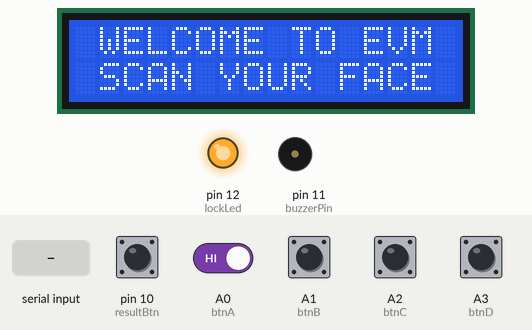
Simulated run of this sketch. Board: Arduino Uno, built with avr-gcc and run on an emulated ATmega328P. Shown: 16×2 character LCD, output pins drawn as LEDs (lit = HIGH), buzzer (waves = sounding). Inputs (shaded band) come from the test bench; at power-on: A0 (btnA), A1 (btnB), A2 (btnC), A3 (btnD), pin 10 (resultBtn) HIGH.

Above: at 1.2 s.
1.3 s: "U" received over Serial
At 2.3 s:
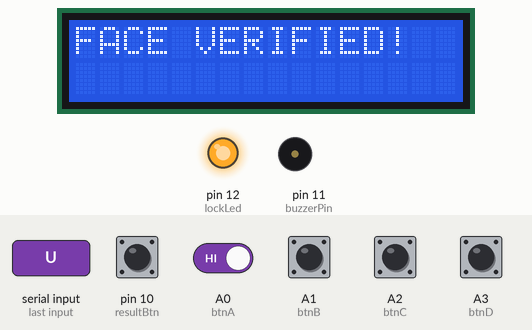
4.3 s: "D" received over Serial
7.3 s: pin 10 (resultBtn) pulled LOW for 3.2 s
At 9.7 s:
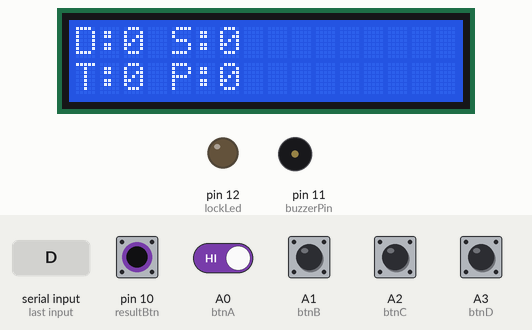
15.0 s: pin 10 (resultBtn) driven LOW and A0 (btnA) driven LOW
At 18.7 s:
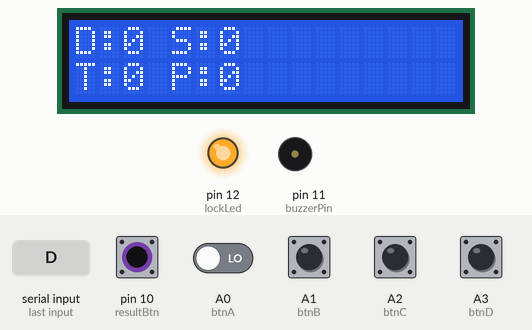
Timing chart, 0 to 19.0 s (numbered marks = the images above; inputs shaded):
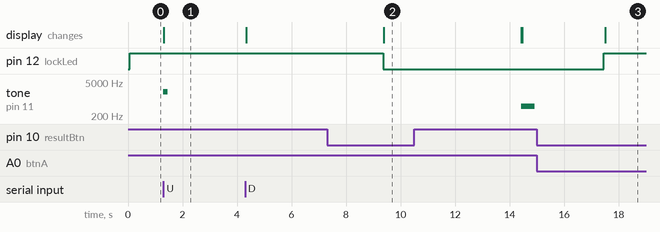

Measured:
- after the input at 1.3 s, tone on pin 11 (buzzerPin): silent → 2000 Hz at once, → silent 0.15 s later; the display: changes at once (image 1)
- after the input at 7.3 s, pin 12 (lockLed): goes on until 9.4 s, then stays LOW; the display: changes after 2.1 s (image 2)
- after the input at 15.0 s, the display: changes after 2.5 s (image 3)

The sketch:

voting_face_detection.ino
```cpp
#include <Wire.h>
#include <LiquidCrystal_I2C.h>

LiquidCrystal_I2C lcd(0x27, 16, 2);

const int btnA = A0;
const int btnB = A1;
const int btnC = A2;
const int btnD = A3;
const int resultBtn = 10;
const int buzzerPin = 11;
const int lockLed = 12;

long voteA = 0, voteB = 0, voteC = 0, voteD = 0;

enum State { LOCKED, READY_TO_VOTE };
State currentState = LOCKED;

void setup() {
  Serial.begin(9600);

  pinMode(btnA, INPUT_PULLUP);
  pinMode(btnB, INPUT_PULLUP);
  pinMode(btnC, INPUT_PULLUP);
  pinMode(btnD, INPUT_PULLUP);
  pinMode(resultBtn, INPUT_PULLUP);

  pinMode(lockLed, OUTPUT);
  pinMode(buzzerPin, OUTPUT);

  lcd.init();
  lcd.backlight();

  showScanFaceMessage();
}

void loop() {
  if (Serial.available() > 0) {
    char data = Serial.read();
    if (data == 'U') {
      verifySequence();
    }
    else if (data == 'D') {
      accessDeniedSequence();
    }
  }

  if (currentState == READY_TO_VOTE) {
    if (digitalRead(btnA) == LOW) recordVote("Doraemon", &voteA);
    else if (digitalRead(btnB) == LOW) recordVote("Shinchan", &voteB);
    else if (digitalRead(btnC) == LOW) recordVote("Tom&Jerry", &voteC);
    else if (digitalRead(btnD) == LOW) recordVote("Pikachu", &voteD);
  }


  if (digitalRead(resultBtn) == LOW) {
    displayLiveResults();
    delay(5000);

    if(currentState == LOCKED) showScanFaceMessage();
    else showCandidateList();
  }
}

void showScanFaceMessage() {
  currentState = LOCKED;
  digitalWrite(lockLed, HIGH);
  lcd.clear();
  lcd.setCursor(0, 0);
  lcd.print(" WELCOME TO EVM ");
  lcd.setCursor(0, 1);
  lcd.print(" SCAN YOUR FACE ");
}

void verifySequence() {
  tone(buzzerPin, 2000, 150);
  lcd.clear();
  lcd.print("FACE VERIFIED!");
  delay(3000);

  lcd.clear();
  lcd.print("CHOOSE YOUR");
  lcd.setCursor(0, 1);
  lcd.print("CANDIDATE...");
  delay(5000);

  showCandidateList();
  digitalWrite(lockLed, LOW);
  currentState = READY_TO_VOTE;
}

void showCandidateList() {
  lcd.clear();
  lcd.setCursor(0, 0);
  lcd.print("A:Dor   B:Shin");
  lcd.setCursor(0, 1);
  lcd.print("C:Tom   D:Pik");
}

void recordVote(String name, long *count) {
  (*count)++;
  tone(buzzerPin, 2500, 300);


  Serial.print('V');

  lcd.clear();
  lcd.print("VOTE CONFIRMED!");
  lcd.setCursor(0, 1);
  lcd.print("VOTED: " + name);
  delay(4000);

  showScanFaceMessage();
}

void accessDeniedSequence() {
  tone(buzzerPin, 500, 500);
  lcd.clear();
  lcd.setCursor(0, 0);
  lcd.print(" ACCESS DENIED! ");
  lcd.setCursor(0, 1);
  lcd.print(" ALREADY VOTED  ");

  delay(3000);
  showScanFaceMessage();
}

void displayLiveResults() {
  lcd.clear();
  lcd.setCursor(0, 0);
  lcd.print("D:"); lcd.print(voteA);
  lcd.print(" S:"); lcd.print(voteB);
  lcd.setCursor(0, 1);
  lcd.print("T:"); lcd.print(voteC);
  lcd.print(" P:"); lcd.print(voteD);
}
```
